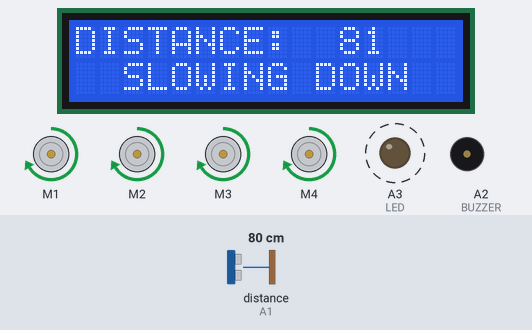
The sketch below on a simulated Arduino Uno, built with avr-gcc and run on an emulated ATmega328P. Shown: 16×2 character LCD, 4 × DC motor (green arrow = forward, orange = backward, longer = faster), output pins drawn as LEDs (lit = HIGH), buzzer (waves = sounding, pin HIGH). Dashed ring = blinking. The inputs (shaded band) are chosen by the test bench; at power-on: distance to the obstacle (sensor on A1) 80 cm. The echo pulse lasts 58.3 µs per cm; what the sketch prints to the serial monitor is not drawn.

Above: at 3.06 s.
3.3 s: distance to the obstacle (sensor on A1) set to 35 cm
At 3.53 s:
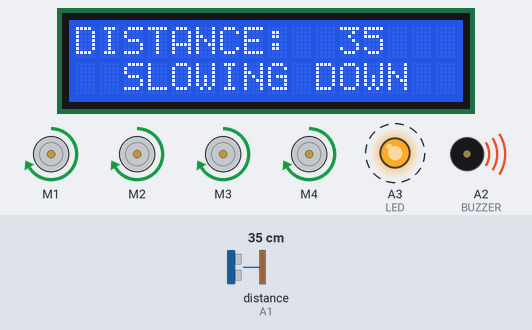
5.9 s: distance to the obstacle (sensor on A1) set to 28 cm
At 6.9 s:
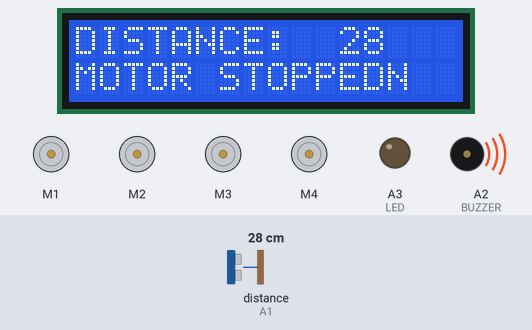
7.5 s: distance to the obstacle (sensor on A1) set to 250 cm
At 8.2 s:
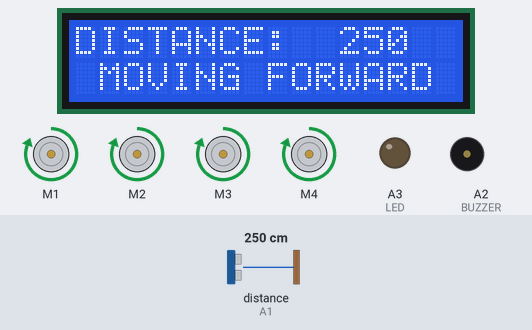
9.1 s: distance to the obstacle (sensor on A1) set to 205 cm
10.6 s: distance to the obstacle (sensor on A1) set to 198 cm
At 11.4 s:
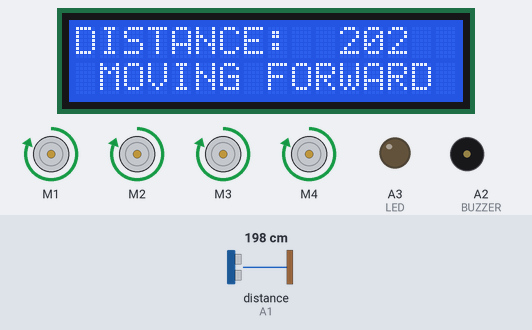
12.1 s: distance to the obstacle (sensor on A1) set to 299 cm
At 13.6 s:
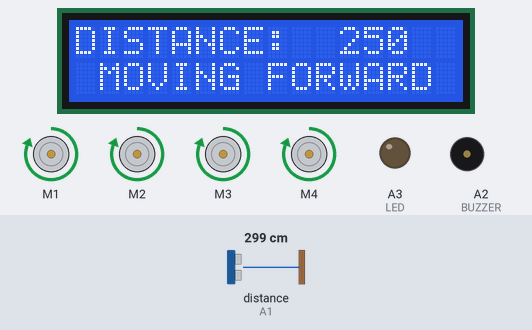
Timing chart, 0 to 15.1 s (numbered marks = the images above; inputs shaded):
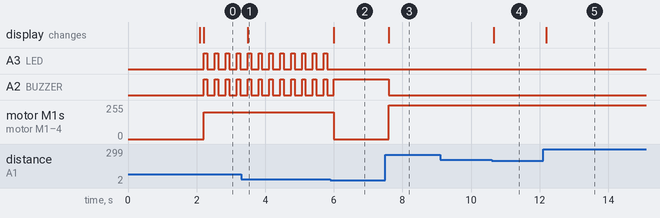

The sketch:

Obstacle_avoidance_car.ino
```cpp
#include <AFMotor.h>
#include <NewPing.h>
#include <Servo.h>
#include <LiquidCrystal_I2C.h>

LiquidCrystal_I2C lcd(0x27, 16, 2);


#define TRIG_PIN A0
#define ECHO_PIN A1
#define MAX_DISTANCE 200
#define MAX_SPEED 255  // sets speed of DC  motors
#define MAX_SPEED_OFFSET 20
NewPing sonar(TRIG_PIN, ECHO_PIN, MAX_DISTANCE);


//initial motors pin
AF_DCMotor motor1(1);
AF_DCMotor motor2(2);
AF_DCMotor motor3(3);
AF_DCMotor motor4(4);
Servo myservo;

int BUZZER = A2;
int LED = A3;
int distance = 100;

boolean goesForward = false;
int speedSet = 0;


char command;
void setup() {
  Serial.begin(9600);
  pinMode(BUZZER, OUTPUT);
  pinMode(LED, OUTPUT);
  lcd.init();  // initialize the lcd
  // Print a message to the LCD.
  lcd.backlight();
  lcd.setCursor(0, 0);
  lcd.print(" DRIVERLESS CAR  ");

  lcd.setCursor(0, 1);
  lcd.print("  READY ");
  delay(2000);
  lcd.clear();
}

void loop() {
  // cleardigit();
  distance = readPing();
  lcd.setCursor(0, 0);
  lcd.print("DISTANCE: ");

  lcd.setCursor(11, 0);
  lcd.print(distance);
  Serial.println(distance);
  if (distance >= 250) {
    // forward();
    motor1.setSpeed(MAX_SPEED);  //Define maximum velocity
    motor1.run(FORWARD);   //rotate the motor clockwise
    motor2.setSpeed(MAX_SPEED);  //Define maximum velocity
    motor2.run(FORWARD);   //rotate the motor clockwise
    motor3.setSpeed(MAX_SPEED);  //Define maximum velocity
    motor3.run(FORWARD);   //rotate the motor clockwise
    motor4.setSpeed(MAX_SPEED);  //Define maximum velocity
    motor4.run(FORWARD);   //rotate the motor clockwise
    Serial.println("HIGH FORWARD");
    clearrow();
    lcd.setCursor(0, 1);
    lcd.print(" MOVING FORWARD ");
    digitalWrite(BUZZER, LOW);
  }

  else if (distance <= 30) {
    Stop();
    Serial.println("STOP");
    digitalWrite(BUZZER, HIGH);
  }

  else if (distance < 150) {
    //forward();
    clearrow();
    lcd.setCursor(0, 1);
    lcd.print("  SLOWING DOWN  ");
    motor1.setSpeed(200);  //Define maximum velocity
    motor1.run(FORWARD);   //rotate the motor clockwise
    motor2.setSpeed(200);  //Define maximum velocity
    motor2.run(FORWARD);   //rotate the motor clockwise
    motor3.setSpeed(200);  //Define maximum velocity
    motor3.run(FORWARD);   //rotate the motor clockwise
    motor4.setSpeed(200);  //Define maximum velocity
    motor4.run(FORWARD);   //rotate the motor clockwise
    Serial.println("FORWARD");
    digitalWrite(BUZZER, HIGH);
    digitalWrite(LED, HIGH);
    delay(100);
    digitalWrite(BUZZER, LOW);
    digitalWrite(LED, LOW);
    delay(100);  // wait for a second
  }


  else {
    forward();
    Serial.println("forward");
    digitalWrite(BUZZER, LOW);
  }

}

int readPing() {
  delay(70);
  int cm = sonar.ping_cm();
  if (cm == 0) {
    cm = 250;
  }
  return cm;
}
void forward() {
  /*lcd.setCursor(0, 1);
  lcd.print("MOVING FORWARD");*/

  // motor1.setSpeed(255);  //Define maximum velocity
  // motor1.run(FORWARD);   //rotate the motor clockwise
  // motor2.setSpeed(255);  //Define maximum velocity
  // motor2.run(FORWARD);   //rotate the motor clockwise
  // motor3.setSpeed(255);  //Define maximum velocity
  // motor3.run(FORWARD);   //rotate the motor clockwise
  // motor4.setSpeed(255);  //Define maximum velocity
  // motor4.run(FORWARD);   //rotate the motor clockwise

  clearrow();
  lcd.setCursor(0, 1);
  lcd.print(" MOVING FORWARD ");
  motor1.setSpeed(MAX_SPEED);  //Define maximum velocity
  motor1.run(FORWARD);   //rotate the motor clockwise
  motor2.setSpeed(MAX_SPEED);  //Define maximum velocity
  motor2.run(FORWARD);   //rotate the motor clockwise
  motor3.setSpeed(MAX_SPEED);  //Define maximum velocity
  motor3.run(FORWARD);   //rotate the motor clockwise
  motor4.setSpeed(MAX_SPEED);  //Define maximum velocity
  motor4.run(FORWARD);   //rotate the motor clockwise
}

void back() {
  /* lcd.setCursor(0, 1);
  lcd.print("MOVING BACKWARD");*/

  // motor1.setSpeed(255);  //Define maximum velocity
  // motor1.run(BACKWARD);  //rotate the motor anti-clockwise
  // motor2.setSpeed(255);  //Define maximum velocity
  // motor2.run(BACKWARD);  //rotate the motor anti-clockwise
  // motor3.setSpeed(255);  //Define maximum velocity
  // motor3.run(BACKWARD);  //rotate the motor anti-clockwise
  // motor4.setSpeed(255);  //Define maximum velocity
  // motor4.run(BACKWARD);  //rotate the motor anti-clockwise

  clearrow();
  lcd.setCursor(0, 1);
  lcd.print("MOVING BACKWARD");
  motor1.setSpeed(MAX_SPEED);  //Define maximum velocity
  motor1.run(BACKWARD);  //rotate the motor anti-clockwise
  motor2.setSpeed(MAX_SPEED);  //Define maximum velocity
  motor2.run(BACKWARD);  //rotate the motor anti-clockwise
  motor3.setSpeed(MAX_SPEED);  //Define maximum velocity
  motor3.run(BACKWARD);  //rotate the motor anti-clockwise
  motor4.setSpeed(MAX_SPEED);  //Define maximum velocity
  motor4.run(BACKWARD);  //rotate the motor anti-clockwise
}

void left() {
  /*lcd.setCursor(0, 1);
  lcd.print("TURNING LEFT");*/

  // motor1.setSpeed(255);  //Define maximum velocity
  // motor1.run(FORWARD);   //rotate the motor anti-clockwise
  // motor2.setSpeed(255);  //Define maximum velocity
  // motor2.run(FORWARD);   //rotate the motor anti-clockwise
  // motor3.setSpeed(0);  //Define maximum velocity
  // motor3.run(RELEASE);   //rotate the motor clockwise
  // motor4.setSpeed(0);  //Define maximum velocity
  // motor4.run(RELEASE);   //rotate the motor clockwise

  clearrow();
  lcd.setCursor(0, 1);
  lcd.print("  TURNING LEFT  ");
  motor1.setSpeed(MAX_SPEED);  //Define maximum velocity
  motor1.run(FORWARD);   //rotate the motor anti-clockwise
  motor2.setSpeed(MAX_SPEED);  //Define maximum velocity
  motor2.run(FORWARD);   //rotate the motor anti-clockwise
  motor3.setSpeed(0);  //Define maximum velocity
  motor3.run(RELEASE);   //rotate the motor clockwise
  motor4.setSpeed(0);  //Define maximum velocity
  motor4.run(RELEASE);   //rotate the motor clockwise
}

void right() {
  /*lcd.setCursor(0, 1);
  lcd.print("TURNING RIGHT");*/

  // motor1.setSpeed(0);  //Define maximum velocity
  // motor1.run(RELEASE);   //rotate the motor clockwise
  // motor2.setSpeed(0);  //Define maximum velocity
  // motor2.run(RELEASE);   //rotate the motor clockwise
  // motor3.setSpeed(255);  //Define maximum velocity
  // motor3.run(FORWARD);   //rotate the motor anti-clockwise
  // motor4.setSpeed(255);  //Define maximum velocity
  // motor4.run(FORWARD);   //rotate the motor anti-clockwise

  clearrow();
  lcd.setCursor(0, 1);
  lcd.print(" TURNING RIGHT  ");
  motor1.setSpeed(0);  //Define maximum velocity
  motor1.run(RELEASE);   //rotate the motor clockwise
  motor2.setSpeed(0);  //Define maximum velocity
  motor2.run(RELEASE);   //rotate the motor clockwise
  motor3.setSpeed(MAX_SPEED);  //Define maximum velocity
  motor3.run(FORWARD);   //rotate the motor anti-clockwise
  motor4.setSpeed(MAX_SPEED);  //Define maximum velocity
  motor4.run(FORWARD);   //rotate the motor anti-clockwise
}

void Stop() {
  lcd.setCursor(0, 1);
  lcd.print("MOTOR STOPPED");

  motor1.setSpeed(0);   //Define minimum velocity
  motor1.run(RELEASE);  //stop the motor when release the button
  motor2.setSpeed(0);   //Define minimum velocity
  motor2.run(RELEASE);  //rotate the motor clockwise
  motor3.setSpeed(0);   //Define minimum velocity
  motor3.run(RELEASE);  //stop the motor when release the button
  motor4.setSpeed(0);   //Define minimum velocity
  motor4.run(RELEASE);  //stop the motor when release the button
}

void clearrow(){
  lcd.setCursor(0, 1);
  lcd.print("                ");
}

void cleardigit(){
  lcd.setCursor(11, 0);
  lcd.print("         ");
  delay(200);
}
```

Measured:
- the behaviour switches between 31 and 30 cm on distance to the obstacle (sensor on A1) (found by bisection; images 1 and 2)
- after the input at 3.3 s, the display: changes after 0.19 s (image 1)
- after the input at 5.9 s, A3 (LED): stops changing and stays LOW; A2 (BUZZER): goes on until 6.0 s, then stays HIGH; motor M1–4: forward 200/255 → stopped after 0.10 s; the display: changes after 0.10 s (image 2)
- after the input at 7.5 s, A2 (BUZZER): HIGH → LOW after 0.11 s; motor M1–4: stopped → forward 255/255 after 0.10 s; the display: changes after 0.11 s (image 3)
- after the input at 9.1 s, every drawn part: stays the same
- after the input at 10.6 s, the display: changes after 0.06 s (image 4)
- after the input at 12.1 s, the display: changes after 0.09 s (image 5)
- by itself, A3 (LED), A2 (BUZZER): alternates HIGH for 0.10 s and LOW for 0.22 s
